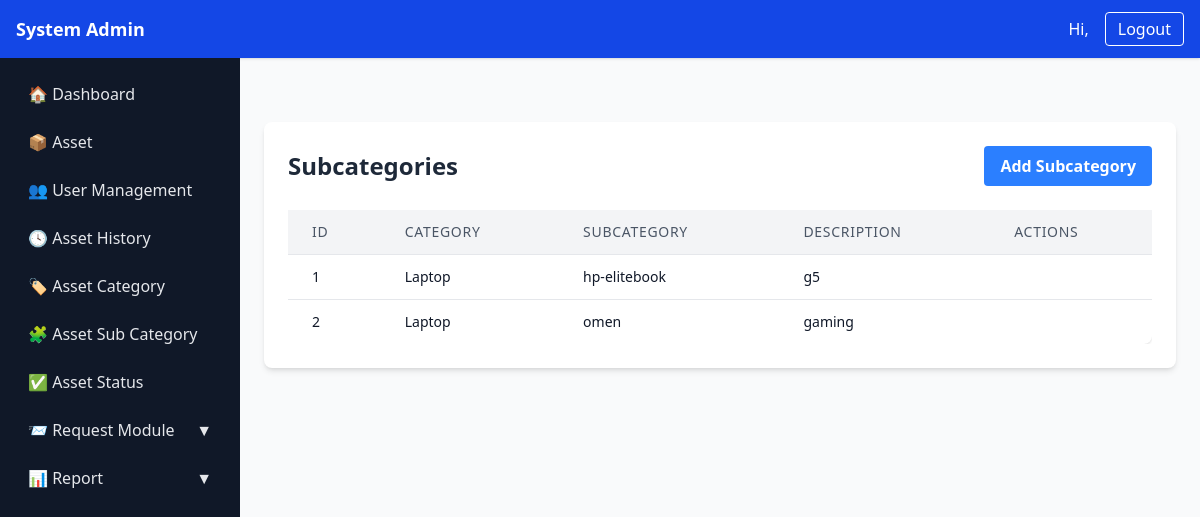
The app's page /asset/Subcategory/ with its own data.
### asset1/models.py (models this page shows, shortened)
class SubCategory(models.Model):
    category = models.ForeignKey(Category, on_delete=models.CASCADE, related_name="subcategories")
    name = models.CharField(max_length=120)
    description = models.TextField(blank=True)

class Category(models.Model):
    name = models.CharField(max_length=120, unique=True)
    description = models.TextField(blank=True)
    created_at = models.DateTimeField(default=timezone.now)

### asset1/views.py (the view)
# urls.py: path("asset/Subcategory/", views.subcategory_list, name="subcategory_list"),
def subcategory_list(request):
    subcategories = SubCategory.objects.all()
    return render(request, "asset1/asset_subca.html", {"subcategories": subcategories})

### asset1/templates/asset1/asset_subca.html
{% extends "asset1/sidebar.html" %}
{% block page_content %}
<div class="max-w-5xl mx-auto mt-10 p-6 bg-white rounded-lg shadow-md">
  <div class="flex justify-between items-center mb-6">
    <h2 class="text-2xl font-bold text-gray-800">Subcategories</h2>
    <a href="{% url 'asset1:subcategory_create' %}"
       class="px-4 py-2 bg-blue-500 text-white font-semibold rounded hover:bg-blue-600 transition">
      Add Subcategory
    </a>
  </div>
  {% if subcategories %}
  <div class="overflow-x-auto">
    <table class="min-w-full divide-y divide-gray-200 rounded-lg shadow-sm">
      <thead class="bg-gray-100">
        <tr>
          <th class="px-6 py-3 text-left text-sm font-medium text-gray-600 uppercase tracking-wider">ID</th>
          <th class="px-6 py-3 text-left text-sm font-medium text-gray-600 uppercase tracking-wider">Category</th>
          <th class="px-6 py-3 text-left text-sm font-medium text-gray-600 uppercase tracking-wider">Subcategory</th>
          <th class="px-6 py-3 text-left text-sm font-medium text-gray-600 uppercase tracking-wider">Description</th>
          <th class="px-6 py-3 text-left text-sm font-medium text-gray-600 uppercase tracking-wider">Actions</th>
        </tr>
      </thead>
      <tbody class="bg-white divide-y divide-gray-200">
        {% for sub in subcategories %}
        <tr class="hover:bg-gray-50">
          <td class="px-6 py-3 text-sm">{{ sub.id }}</td>
          <td class="px-6 py-3 text-sm">{{ sub.category.name }}</td>
          <td class="px-6 py-3 text-sm">{{ sub.name }}</td>
          <td class="px-6 py-3 text-sm">{{ sub.description }}</td>
        </tr>
        {% empty %}
        <tr>
          <td colspan="5" class="px-6 py-4 text-center text-gray-500">No subcategories found.</td>
        </tr>
        {% endfor %}
      </tbody>
    </table>
  </div>
  {% else %}
    <p class="text-center text-gray-500 mt-4">No subcategories available.</p>
  {% endif %}
</div>
{% endblock %}

### records on screen
SubCategory: id "1", category.name "Laptop", name "hp-elitebook", description "g5"
SubCategory: id "2", category.name "Laptop", name "omen", description "gaming"
